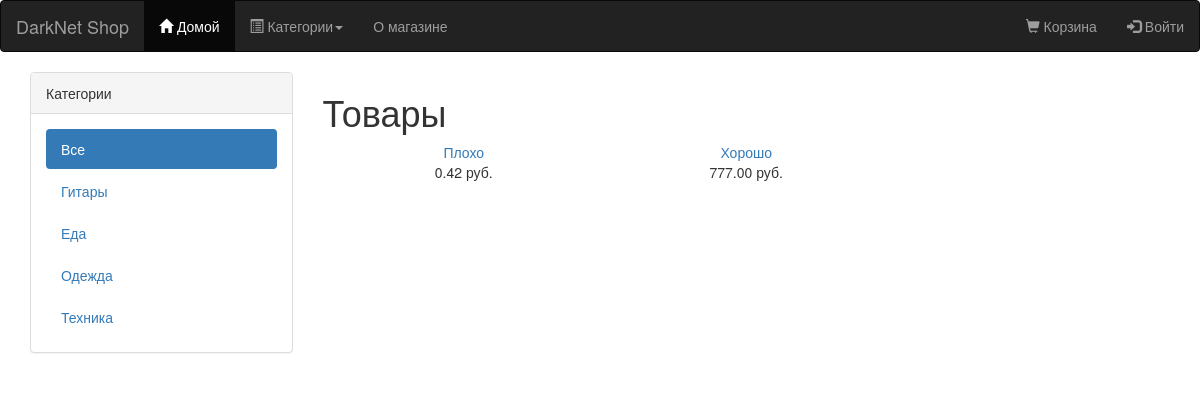
The page / on the database its author committed.
### core_shop/models.py (models this page shows, shortened)
class Category(models.Model):
    name = models.CharField(max_length=50)
    slug = models.SlugField(max_length=50, unique=True, help_text='Уникальное значение для URL категории')
    description = models.TextField(max_length = 2000)
    is_active = models.BooleanField(default = True)
    created_at = models.DateTimeField(auto_now_add = True)
    updated_at = models.DateTimeField(auto_now = True)
    class Meta:
        db_table = 'categories'
        ordering = ['name']
        verbose_name = 'Категория'
        verbose_name_plural = 'Категории'
    def get_absolute_url(self):
        return reverse('core_shop:product_list_by_category', args=[self.slug])

class Product(models.Model):
    category = models.ForeignKey(Category, related_name='products', verbose_name="Категория")
    name = models.CharField(max_length=255, unique=True, verbose_name="Название")
    brand = models.CharField(max_length = 50, verbose_name="Производитель")
    slug = models.SlugField(max_length=255, unique=True, help_text='Уникальное значение для ULR продукта')
    description = models.TextField(blank=True, verbose_name="Описание")
    price = models.DecimalField(max_digits=10, decimal_places=2, verbose_name="Цена")
    count = models.PositiveIntegerField(verbose_name="Количество на складе")
    available = models.BooleanField(default=True, verbose_name="Доступен")
    created_at = models.DateTimeField(auto_now_add=True)
    updated_at = models.DateTimeField(auto_now=True)
    profile = models.ForeignKey(Profile, null = True,  related_name = 'Профиль')
    class Meta:
        db_table = 'products'
        ordering = ['name']
        index_together = [['id', 'slug']]
        verbose_name = "Продукт"
        verbose_name_plural = "Продукты"
    def get_absolute_url(self):
        return reverse('core_shop:product_detail', args=[self.id, self.slug])

### core_shop/views.py (the view)
# urls.py: url(r'^$', views.product_list, name='product_list'),
def product_list(request, category_slug=None):
    category = None
    categories = Category.objects.all()
    products = Product.objects.filter(available=True)
    if category_slug:
        category = get_object_or_404(Category, slug=category_slug)
        products = products.filter(category=category)
    return render(request, 'shop/product/list.html', {
        'category': category, 'categories': categories, 'products': products})

### core_shop/templates/shop/product/list.html (shortened to what this page needs)
{% extends 'shop/base.html' %}
{% load static %}
{% block content %}
<div class="row">
<div class="col-sm-3">
	<div class="panel panel-default">
		<div class="panel-heading">Категории</div>
		<div class="panel-body">
			<ul class = "nav nav-pills nav-stacked">
				<li {% if not category %} class="active" {% endif %}>
				<a href="{% url "core_shop:product_list" %}">Все</a>
				</li>
				{% for cat in categories %}
				<li {% if category.slug == cat.slug %} class="active" {% endif %}>
				<a href="{{ cat.get_absolute_url }}">{{ cat.name }}</a>
				</li>
				{% endfor %}
			</ul>
		</div>
	</div>
</div>
<div class="col-sm-9">
    <h1>{% if category %}{{ category.name }}{% else %}Товары{% endif %}</h1>
    <div class="items_row">
        {% for product in products %}
            <div class="item col-sm-4">
                <a href="{{ product.get_absolute_url }}">{{ product.name }}</a><br>
                {{ product.price }} руб.
            </div>
        {% endfor %}
    </div>
</div>
</div>
{% endblock %}

### core_shop/static/css/style.css (style rules this page uses)
.item { text-align: center; margin-bottom: 30px; }

### rows shown on the page
Category: name "Гитары"
Category: name "Еда"
Category: name "Одежда"
Category: name "Техника"
Product: name "Плохо", price "0.42"
Product: name "Хорошо", price "777.00"
